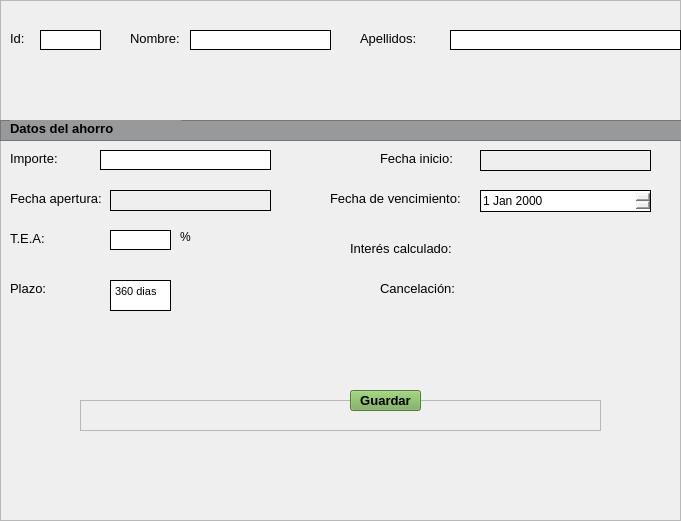
               <widget class="QFrame" name="frame_contenidoC">
                <property name="geometry">
                 <rect>
                  <x>90</x>
                  <y>30</y>
                  <width>681</width>
                  <height>521</height>
                 </rect>
                </property>
                <property name="frameShape">
                 <enum>QFrame::StyledPanel</enum>
                </property>
                <property name="frameShadow">
                 <enum>QFrame::Raised</enum>
                </property>
                <widget class="QFrame" name="primera_linea_6">
                 <property name="geometry">
                  <rect>
                   <x>0</x>
                   <y>120</y>
                   <width>701</width>
                   <height>21</height>
                  </rect>
                 </property>
                 <property name="styleSheet">
                  <string notr="true">background-color: rgb(151,153,155);
</string>
                 </property>
                 <property name="frameShape">
                  <enum>QFrame::StyledPanel</enum>
                 </property>
                 <property name="frameShadow">
                  <enum>QFrame::Raised</enum>
                 </property>
                 <widget class="QLabel" name="datos_cliente_6">
                  <property name="geometry">
                   <rect>
                    <x>10</x>
                    <y>0</y>
                    <width>171</width>
                    <height>16</height>
                   </rect>
                  </property>
                  <property name="font">
                   <font>
                    <pointsize>10</pointsize>
                    <bold>true</bold>
                   </font>
                  </property>
                  <property name="text">
                   <string>Datos del ahorro</string>
                  </property>
                 </widget>
                </widget>
                <widget class="QLabel" name="titulo_importe">
                 <property name="geometry">
                  <rect>
                   <x>10</x>
                   <y>150</y>
                   <width>61</width>
                   <height>16</height>
                  </rect>
                 </property>
                 <property name="font">
                  <font>
                   <pointsize>10</pointsize>
                  </font>
                 </property>
                 <property name="text">
                  <string>Importe:</string>
                 </property>
                </widget>
                <widget class="QLineEdit" name="caja_importe">
                 <property name="geometry">
                  <rect>
                   <x>100</x>
                   <y>150</y>
                   <width>171</width>
                   <height>20</height>
                  </rect>
                 </property>
                 <property name="styleSheet">
                  <string notr="true">QLineEdit#caja_importe{border: 1px solid rgb(0,0,0);}</string>
                 </property>
                </widget>
                <widget class="QLabel" name="titulo_tea">
                 <property name="geometry">
                  <rect>
                   <x>10</x>
                   <y>230</y>
                   <width>51</width>
                   <height>16</height>
                  </rect>
                 </property>
                 <property name="font">
                  <font>
                   <pointsize>10</pointsize>
                  </font>
                 </property>
                 <property name="text">
                  <string>T.E.A:</string>
                 </property>
                </widget>
                <widget class="QLabel" name="titulo_fecapert">
                 <property name="geometry">
                  <rect>
                   <x>10</x>
                   <y>190</y>
                   <width>101</width>
                   <height>16</height>
                  </rect>
                 </property>
                 <property name="font">
                  <font>
                   <pointsize>10</pointsize>
                  </font>
                 </property>
                 <property name="text">
                  <string>Fecha apertura:</string>
                 </property>
                </widget>
                <widget class="QLabel" name="label_48">
                 <property name="geometry">
                  <rect>
                   <x>10</x>
                   <y>280</y>
                   <width>71</width>
                   <height>16</height>
                  </rect>
                 </property>
                 <property name="font">
                  <font>
                   <pointsize>10</pointsize>
                  </font>
                 </property>
                 <property name="text">
                  <string>Plazo:</string>
                 </property>
                </widget>
                <widget class="QLabel" name="label_49">
                 <property name="geometry">
                  <rect>
                   <x>380</x>
                   <y>150</y>
                   <width>101</width>
                   <height>16</height>
                  </rect>
                 </property>
                 <property name="font">
                  <font>
                   <pointsize>10</pointsize>
                  </font>
                 </property>
                 <property name="text">
                  <string>Fecha inicio:</string>
                 </property>
                </widget>
                <widget class="QLabel" name="label_50">
                 <property name="geometry">
                  <rect>
                   <x>330</x>
                   <y>190</y>
                   <width>141</width>
                   <height>16</height>
                  </rect>
                 </property>
                 <property name="font">
                  <font>
                   <pointsize>10</pointsize>
                  </font>
                 </property>
                 <property name="text">
                  <string>Fecha de vencimiento:</string>
                 </property>
                </widget>
                <widget class="QDateEdit" name="fecha_venc">
                 <property name="geometry">
                  <rect>
                   <x>480</x>
                   <y>190</y>
                   <width>171</width>
                   <height>22</height>
                  </rect>
                 </property>
                 <property name="styleSheet">
                  <string notr="true">QDateEdit#fecha_venc{border: 1px solid rgb(0,0,0);}</string>
                 </property>
                </widget>
                <widget class="QLabel" name="label_51">
                 <property name="geometry">
                  <rect>
                   <x>350</x>
                   <y>240</y>
                   <width>101</width>
                   <height>16</height>
                  </rect>
                 </property>
                 <property name="font">
                  <font>
                   <pointsize>10</pointsize>
                  </font>
                 </property>
                 <property name="text">
                  <string>Interés calculado:</string>
                 </property>
                </widget>
                <widget class="QLabel" name="label_53">
                 <property name="geometry">
                  <rect>
                   <x>380</x>
                   <y>280</y>
                   <width>101</width>
                   <height>16</height>
                  </rect>
                 </property>
                 <property name="font">
                  <font>
                   <pointsize>10</pointsize>
                  </font>
                 </property>
                 <property name="text">
                  <string>Cancelación:</string>
                 </property>
                </widget>
                <widget class="QFrame" name="frame_botones">
                 <property name="geometry">
                  <rect>
                   <x>80</x>
                   <y>400</y>
                   <width>521</width>
                   <height>31</height>
                  </rect>
                 </property>
                 <property name="frameShape">
                  <enum>QFrame::StyledPanel</enum>
                 </property>
                 <property name="frameShadow">
                  <enum>QFrame::Raised</enum>
                 </property>
                </widget>
                <widget class="QLabel" name="label_55">
                 <property name="geometry">
                  <rect>
                   <x>10</x>
                   <y>30</y>
                   <width>21</width>
                   <height>16</height>
                  </rect>
                 </property>
                 <property name="font">
                  <font>
                   <pointsize>10</pointsize>
                  </font>
                 </property>
                 <property name="text">
                  <string>Id:</string>
                 </property>
                </widget>
                <widget class="QLineEdit" name="id_c">
                 <property name="geometry">
                  <rect>
                   <x>40</x>
                   <y>30</y>
                   <width>61</width>
                   <height>20</height>
                  </rect>
                 </property>
                 <property name="styleSheet">
                  <string notr="true">QLineEdit#id_c{border: 1px solid rgb(0,0,0);}</string>
                 </property>
                </widget>
                <widget class="QLabel" name="label_56">
                 <property name="geometry">
                  <rect>
                   <x>130</x>
                   <y>30</y>
                   <width>61</width>
                   <height>16</height>
                  </rect>
                 </property>
                 <property name="font">
                  <font>
                   <pointsize>10</pointsize>
                  </font>
                 </property>
                 <property name="text">
                  <string>Nombre:</string>
                 </property>
                </widget>
                <widget class="QLineEdit" name="nombre_c">
                 <property name="geometry">
                  <rect>
                   <x>190</x>
                   <y>30</y>
                   <width>141</width>
                   <height>20</height>
                  </rect>
                 </property>
                 <property name="styleSheet">
                  <string notr="true">QLineEdit#nombre_c{border: 1px solid rgb(0,0,0);}</string>
                 </property>
                </widget>
                <widget class="QLabel" name="label_57">
                 <property name="geometry">
                  <rect>
                   <x>360</x>
                   <y>30</y>
                   <width>61</width>
                   <height>16</height>
                  </rect>
                 </property>
                 <property name="font">
                  <font>
                   <pointsize>10</pointsize>
                  </font>
                 </property>
                 <property name="text">
                  <string>Apellidos:</string>
                 </property>
                </widget>
                <widget class="QLineEdit" name="apellidos_c">
                 <property name="geometry">
                  <rect>
                   <x>450</x>
                   <y>30</y>
                   <width>231</width>
                   <height>20</height>
                  </rect>
                 </property>
                 <property name="styleSheet">
                  <string notr="true">QLineEdit#apellidos_c{border: 1px solid rgb(0,0,0);}</string>
                 </property>
                </widget>
                <widget class="QTextBrowser" name="plazo">
                 <property name="geometry">
                  <rect>
                   <x>110</x>
                   <y>280</y>
                   <width>61</width>
                   <height>31</height>
                  </rect>
                 </property>
                 <property name="styleSheet">
                  <string notr="true">QTextBrowser#plazo{border: 1px solid rgb(0,0,0);}</string>
                 </property>
                 <property name="html">
                  <string>&lt;!DOCTYPE HTML PUBLIC &quot;-//W3C//DTD HTML 4.0//EN&quot; &quot;http://www.w3.org/TR/REC-html40/strict.dtd&quot;&gt;
&lt;html&gt;&lt;head&gt;&lt;meta name=&quot;qrichtext&quot; content=&quot;1&quot; /&gt;&lt;meta charset=&quot;utf-8&quot; /&gt;&lt;style type=&quot;text/css&quot;&gt;
p, li { white-space: pre-wrap; }
&lt;/style&gt;&lt;/head&gt;&lt;body style=&quot; font-family:'Segoe UI'; font-size:9pt; font-weight:400; font-style:normal;&quot;&gt;
&lt;p style=&quot; margin-top:0px; margin-bottom:0px; margin-left:0px; margin-right:0px; -qt-block-indent:0; text-indent:0px;&quot;&gt;&lt;span style=&quot; font-family:'MS Shell Dlg 2'; font-size:8.25pt;&quot;&gt;360 dias&lt;/span&gt;&lt;/p&gt;&lt;/body&gt;&lt;/html&gt;</string>
                 </property>
                </widget>
                <widget class="QLabel" name="interes_c">
                 <property name="geometry">
                  <rect>
                   <x>480</x>
                   <y>230</y>
                   <width>250</width>
                   <height>32</height>
                  </rect>
                 </property>
                 <property name="minimumSize">
                  <size>
                   <width>250</width>
                   <height>0</height>
                  </size>
                 </property>
                 <property name="toolTip">
                  <string>&lt;html&gt;&lt;head/&gt;&lt;body&gt;&lt;p align=&quot;center&quot;&gt;&lt;br/&gt;&lt;/p&gt;&lt;/body&gt;&lt;/html&gt;</string>
                 </property>
                 <property name="whatsThis">
                  <string>&lt;html&gt;&lt;head/&gt;&lt;body&gt;&lt;p align=&quot;center&quot;&gt;&lt;br/&gt;&lt;/p&gt;&lt;/body&gt;&lt;/html&gt;</string>
                 </property>
                 <property name="styleSheet">
                  <string notr="true">color: rgb(255, 0, 0);
font: 10pt &quot;Arial&quot;;
QLabel#interes_c{border: 1px solid rgb(0,0,0);}</string>
                 </property>
                 <property name="text">
                  <string>&lt;html&gt;&lt;head/&gt;&lt;body&gt;&lt;p align=&quot;center&quot;&gt;&lt;br/&gt;&lt;/p&gt;&lt;/body&gt;&lt;/html&gt;</string>
                 </property>
                </widget>
                <widget class="QLabel" name="cancelacion">
                 <property name="geometry">
                  <rect>
                   <x>480</x>
                   <y>270</y>
                   <width>250</width>
                   <height>32</height>
                  </rect>
                 </property>
                 <property name="minimumSize">
                  <size>
                   <width>250</width>
                   <height>0</height>
                  </size>
                 </property>
                 <property name="toolTip">
                  <string>&lt;html&gt;&lt;head/&gt;&lt;body&gt;&lt;p align=&quot;center&quot;&gt;&lt;br/&gt;&lt;/p&gt;&lt;/body&gt;&lt;/html&gt;</string>
                 </property>
                 <property name="whatsThis">
                  <string>&lt;html&gt;&lt;head/&gt;&lt;body&gt;&lt;p align=&quot;center&quot;&gt;&lt;br/&gt;&lt;/p&gt;&lt;/body&gt;&lt;/html&gt;</string>
                 </property>
                 <property name="styleSheet">
                  <string notr="true">color: rgb(255, 0, 0);
font: 10pt &quot;Arial&quot;;
QLabel#interes_c{border: 1px solid rgb(0,0,0);}</string>
                 </property>
                 <property name="text">
                  <string>&lt;html&gt;&lt;head/&gt;&lt;body&gt;&lt;p align=&quot;center&quot;&gt;&lt;br/&gt;&lt;/p&gt;&lt;/body&gt;&lt;/html&gt;</string>
                 </property>
                </widget>
                <widget class="QLabel" name="texto_error">
                 <property name="geometry">
                  <rect>
                   <x>20</x>
                   <y>340</y>
                   <width>421</width>
                   <height>32</height>
                  </rect>
                 </property>
                 <property name="minimumSize">
                  <size>
                   <width>250</width>
                   <height>0</height>
                  </size>
                 </property>
                 <property name="toolTip">
                  <string>&lt;html&gt;&lt;head/&gt;&lt;body&gt;&lt;p align=&quot;center&quot;&gt;&lt;br/&gt;&lt;/p&gt;&lt;/body&gt;&lt;/html&gt;</string>
                 </property>
                 <property name="whatsThis">
                  <string>&lt;html&gt;&lt;head/&gt;&lt;body&gt;&lt;p align=&quot;center&quot;&gt;&lt;br/&gt;&lt;/p&gt;&lt;/body&gt;&lt;/html&gt;</string>
                 </property>
                 <property name="styleSheet">
                  <string notr="true">color: rgb(48, 127, 226);
font: 10pt &quot;Arial&quot;;</string>
                 </property>
                 <property name="text">
                  <string>&lt;html&gt;&lt;head/&gt;&lt;body&gt;&lt;p align=&quot;center&quot;&gt;&lt;br/&gt;&lt;/p&gt;&lt;/body&gt;&lt;/html&gt;</string>
                 </property>
                </widget>
                <widget class="QLineEdit" name="caja_tea">
                 <property name="geometry">
                  <rect>
                   <x>110</x>
                   <y>230</y>
                   <width>61</width>
                   <height>20</height>
                  </rect>
                 </property>
                 <property name="styleSheet">
                  <string notr="true">QLineEdit#caja_tea{border: 1px solid rgb(0,0,0);}</string>
                 </property>
                </widget>
                <widget class="QLabel" name="label">
                 <property name="geometry">
                  <rect>
                   <x>180</x>
                   <y>230</y>
                   <width>47</width>
                   <height>13</height>
                  </rect>
                 </property>
                 <property name="text">
                  <string>%</string>
                 </property>
                </widget>
                <widget class="QLabel" name="horan">
                 <property name="geometry">
                  <rect>
                   <x>110</x>
                   <y>190</y>
                   <width>161</width>
                   <height>21</height>
                  </rect>
                 </property>
                 <property name="styleSheet">
                  <string notr="true">QLabel#horan{border: 1px solid rgb(0,0,0);}</string>
                 </property>
                 <property name="text">
                  <string/>
                 </property>
                </widget>
                <widget class="QLabel" name="horan_2">
                 <property name="geometry">
                  <rect>
                   <x>480</x>
                   <y>150</y>
                   <width>171</width>
                   <height>21</height>
                  </rect>
                 </property>
                 <property name="styleSheet">
                  <string notr="true">QLabel#horan_2{border: 1px solid rgb(0,0,0);}</string>
                 </property>
                 <property name="text">
                  <string/>
                 </property>
                </widget>
                <widget class="QToolButton" name="boton_procesar">
                 <property name="geometry">
                  <rect>
                   <x>350</x>
                   <y>390</y>
                   <width>71</width>
                   <height>21</height>
                  </rect>
                 </property>
                 <property name="font">
                  <font>
                   <pointsize>10</pointsize>
                   <bold>true</bold>
                  </font>
                 </property>
                 <property name="styleSheet">
                  <string notr="true">background-color: rgb(116,170,80);</string>
                 </property>
                 <property name="text">
                  <string>Guardar</string>
                 </property>
                </widget>
               </widget>
